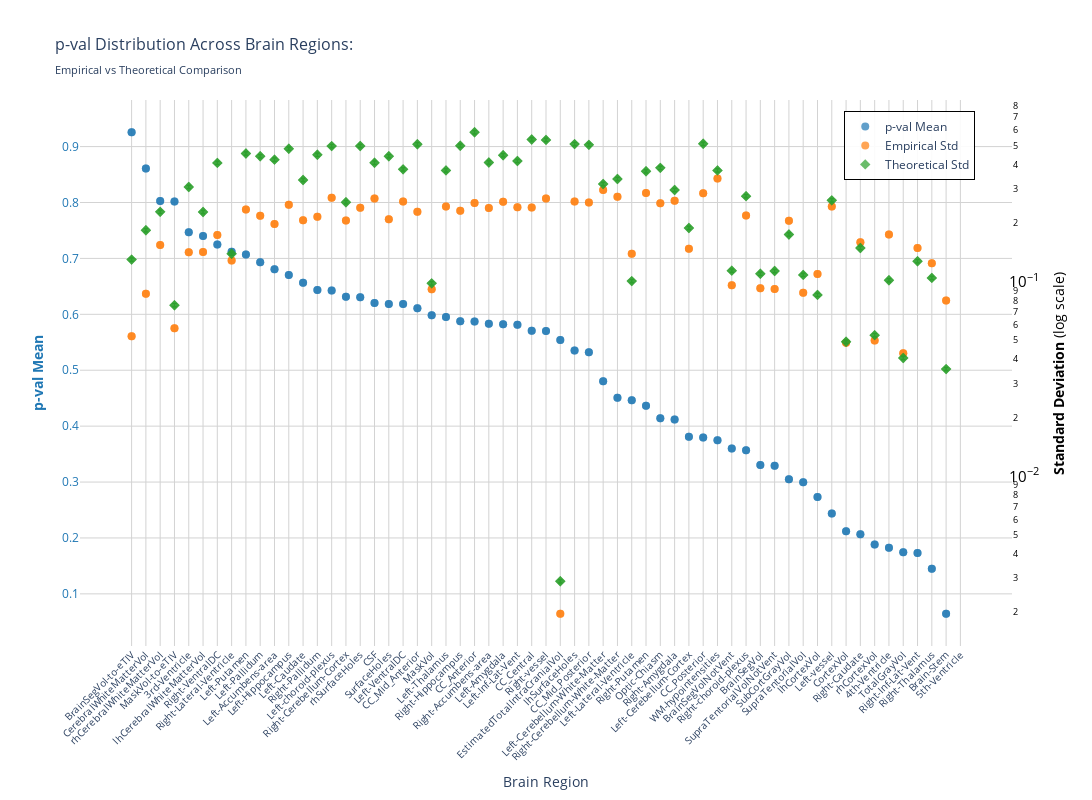
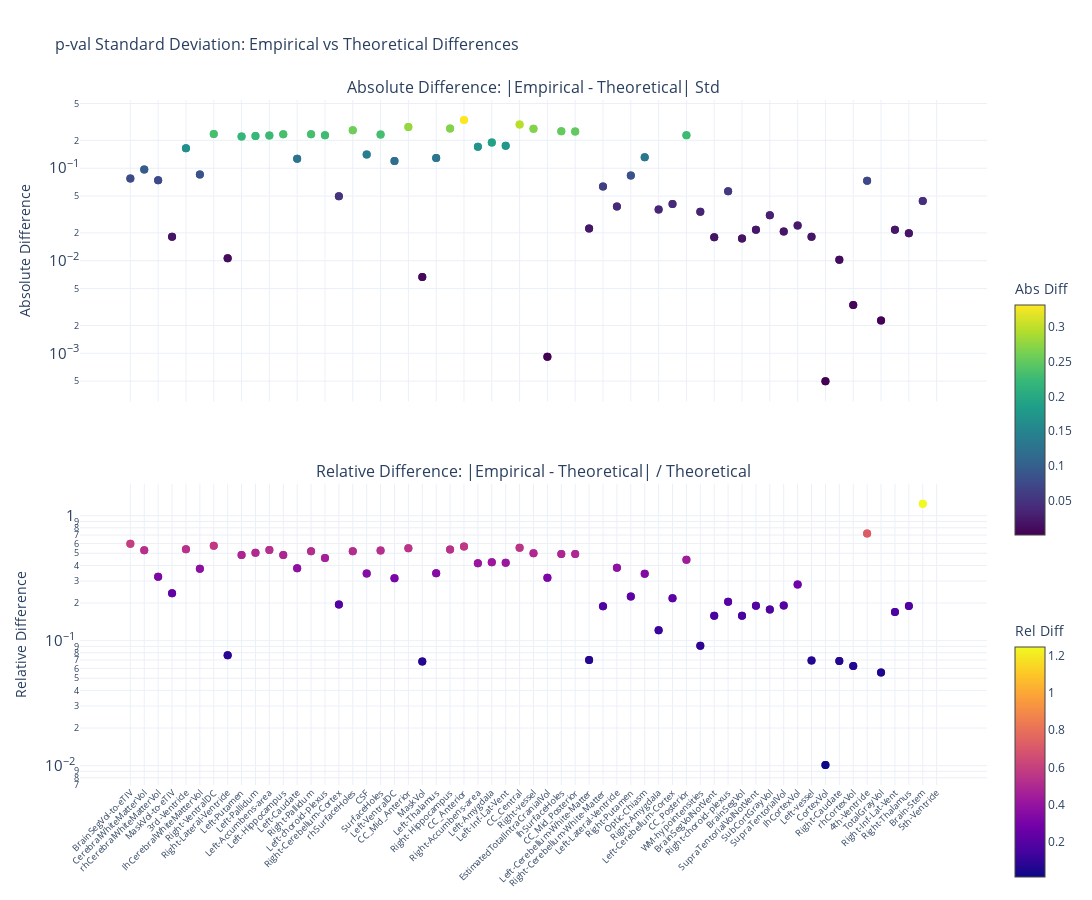

Here is the notebook cell these charts were saved with, in order:
### Markdown cell above
### p-value

### Code cell
nu_nav = df_navr[(df_navr["study"] == "longitudinal") & (df_navr["group"] == "HC-PD")]
data_path = stats_dir / f"partial_correlation_longitudinal_{METRIC}.parquet"
df, stats = get_test_stats(
    data_path, stat_functions_F, nu_nav, hemisphere=False, study="longitudinal"
)
show_figure(
    stats, hemisphere=False, stat_name="p-val", study="longitudinal", metric=METRIC
)

### Figure 1 — Plotly figure (JSON) as saved in the notebook; plotly's stock layout.template omitted (floating-point values rounded to 4 significant figures)
{"data": [{"hovertemplate": "<b>%{x}</b><br>Mean p-val: %{y:.2f}<br><extra></extra>", "marker": {"color": "#1f77b4", "opacity": 0.7, "size": 8}, "mode": "markers", "name": "p-val Mean", "type": "scatter", "x": ["BrainSegVol-to-eTIV", "BrainSegVol-to-eTIV", "CerebralWhiteMatterVol", "CerebralWhiteMatterVol", "rhCerebralWhiteMatterVol", "rhCerebralWhiteMatterVol", "MaskVol-to-eTIV", "MaskVol-to-eTIV", "3rd-Ventricle", "3rd-Ventricle", "lhCerebralWhiteMatterVol", "lhCerebralWhiteMatterVol", "Right-VentralDC", "Right-VentralDC", "Right-Lateral-Ventricle", "Right-Lateral-Ventricle", "Left-Putamen", "Left-Putamen", "Left-Pallidum", "Left-Pallidum", "Left-Accumbens-area", "Left-Accumbens-area", "Left-Hippocampus", "Left-Hippocampus", "Left-Caudate", "Left-Caudate", "Right-Pallidum", "Right-Pallidum", "Left-choroid-plexus", "Left-choroid-plexus", "Right-Cerebellum-Cortex", "Right-Cerebellum-Cortex", "rhSurfaceHoles", "rhSurfaceHoles", "CSF", "CSF", "SurfaceHoles", "SurfaceHoles", "Left-VentralDC", "Left-VentralDC", "CC_Mid_Anterior", "CC_Mid_Anterior", "MaskVol", "MaskVol", "Left-Thalamus", "Left-Thalamus", "Right-Hippocampus", "Right-Hippocampus", "CC_Anterior", "CC_Anterior", "Right-Accumbens-area", "Right-Accumbens-area", "Left-Amygdala", "Left-Amygdala", "Left-Inf-Lat-Vent", "Left-Inf-Lat-Vent", "CC_Central", "CC_Central", "Right-vessel", "Right-vessel", "EstimatedTotalIntraCranialVol", "EstimatedTotalIntraCranialVol", "lhSurfaceHoles", "lhSurfaceHoles", "CC_Mid_Posterior", "CC_Mid_Posterior", "Left-Cerebellum-White-Matter", "Left-Cerebellum-White-Matter", "Right-Cerebellum-White-Matter", "Right-Cerebellum-White-Matter", "Left-Lateral-Ventricle", "Left-Lateral-Ventricle", "Right-Putamen", "Right-Putamen", "Optic-Chiasm", "Optic-Chiasm", "Right-Amygdala", "Right-Amygdala", "Left-Cerebellum-Cortex", "Left-Cerebellum-Cortex", "CC_Posterior", "CC_Posterior", "WM-hypointensities", "WM-hypointensities", "BrainSegVolNotVent", "BrainSegVolNotVent", "Right-choroid-plexus", "Right-choroid-plexus", "BrainSegVol", "BrainSegVol", "SupraTentorialVolNotVent", "SupraTentorialVolNotVent", "SubCortGrayVol", "SubCortGrayVol", "SupraTentorialVol", "SupraTentorialVol", "lhCortexVol", "lhCortexVol", "Left-vessel", "Left-vessel", "CortexVol", "CortexVol", "Right-Caudate", "Right-Caudate", "rhCortexVol", "rhCortexVol", "4th-Ventricle", "4th-Ventricle", "TotalGrayVol", "TotalGrayVol", "Right-Inf-Lat-Vent", "Right-Inf-Lat-Vent", "Right-Thalamus", "Right-Thalamus", "Brain-Stem", "Brain-Stem", "5th-Ventricle", "5th-Ventricle"], "y": [0.9256, 0.9256, 0.8606, 0.8606, 0.8025, 0.8025, 0.8018, 0.8018, 0.7469, 0.7469, 0.74, 0.74, 0.7249, 0.7249, 0.7118, 0.7118, 0.7071, 0.7071, 0.6932, 0.6932, 0.6808, 0.6808, 0.6701, 0.6701, 0.6565, 0.6565, 0.6434, 0.6434, 0.6425, 0.6425, 0.6314, 0.6314, 0.6306, 0.6306, 0.6204, 0.6204, 0.6185, 0.6185, 0.6184, 0.6184, 0.6107, 0.6107, 0.5984, 0.5984, 0.5951, 0.5951, 0.5878, 0.5878, 0.5873, 0.5873, 0.5833, 0.5833, 0.5824, 0.5824, 0.5814, 0.5814, 0.5708, 0.5708, 0.5703, 0.5703, 0.5539, 0.5539, 0.5353, 0.5353, 0.532, 0.532, 0.4804, 0.4804, 0.4509, 0.4509, 0.4462, 0.4462, 0.4363, 0.4363, 0.4143, 0.4143, 0.412, 0.412, 0.3812, 0.3812, 0.3799, 0.3799, 0.3748, 0.3748, 0.3599, 0.3599, 0.3568, 0.3568, 0.3307, 0.3307, 0.3293, 0.3293, 0.3049, 0.3049, 0.2997, 0.2997, 0.2733, 0.2733, 0.2436, 0.2436, 0.2119, 0.2119, 0.2067, 0.2067, 0.1883, 0.1883, 0.1823, 0.1823, 0.1744, 0.1744, 0.1733, 0.1733, 0.145, 0.145, 0.06454, 0.06454, NaN, NaN], "yaxis": "y"}, {"hovertemplate": "<b>%{x}</b><br>Empirical Std: %{y:.3f}<br><extra></extra>", "marker": {"color": "#ff7f0e", "opacity": 0.7, "size": 8, "symbol": "circle"}, "mode": "markers", "name": "Empirical Std", "type": "scatter", "x": ["BrainSegVol-to-eTIV", "BrainSegVol-to-eTIV", "CerebralWhiteMatterVol", "CerebralWhiteMatterVol", "rhCerebralWhiteMatterVol", "rhCerebralWhiteMatterVol", "MaskVol-to-eTIV", "MaskVol-to-eTIV", "3rd-Ventricle", "3rd-Ventricle", "lhCerebralWhiteMatterVol", "lhCerebralWhiteMatterVol", "Right-VentralDC", "Right-VentralDC", "Right-Lateral-Ventricle", "Right-Lateral-Ventricle", "Left-Putamen", "Left-Putamen", "Left-Pallidum", "Left-Pallidum", "Left-Accumbens-area", "Left-Accumbens-area", "Left-Hippocampus", "Left-Hippocampus", "Left-Caudate", "Left-Caudate", "Right-Pallidum", "Right-Pallidum", "Left-choroid-plexus", "Left-choroid-plexus", "Right-Cerebellum-Cortex", "Right-Cerebellum-Cortex", "rhSurfaceHoles", "rhSurfaceHoles", "CSF", "CSF", "SurfaceHoles", "SurfaceHoles", "Left-VentralDC", "Left-VentralDC", "CC_Mid_Anterior", "CC_Mid_Anterior", "MaskVol", "MaskVol", "Left-Thalamus", "Left-Thalamus", "Right-Hippocampus", "Right-Hippocampus", "CC_Anterior", "CC_Anterior", "Right-Accumbens-area", "Right-Accumbens-area", "Left-Amygdala", "Left-Amygdala", "Left-Inf-Lat-Vent", "Left-Inf-Lat-Vent", "CC_Central", "CC_Central", "Right-vessel", "Right-vessel", "EstimatedTotalIntraCranialVol", "EstimatedTotalIntraCranialVol", "lhSurfaceHoles", "lhSurfaceHoles", "CC_Mid_Posterior", "CC_Mid_Posterior", "Left-Cerebellum-White-Matter", "Left-Cerebellum-White-Matter", "Right-Cerebellum-White-Matter", "Right-Cerebellum-White-Matter", "Left-Lateral-Ventricle", "Left-Lateral-Ventricle", "Right-Putamen", "Right-Putamen", "Optic-Chiasm", "Optic-Chiasm", "Right-Amygdala", "Right-Amygdala", "Left-Cerebellum-Cortex", "Left-Cerebellum-Cortex", "CC_Posterior", "CC_Posterior", "WM-hypointensities", "WM-hypointensities", "BrainSegVolNotVent", "BrainSegVolNotVent", "Right-choroid-plexus", "Right-choroid-plexus", "BrainSegVol", "BrainSegVol", "SupraTentorialVolNotVent", "SupraTentorialVolNotVent", "SubCortGrayVol", "SubCortGrayVol", "SupraTentorialVol", "SupraTentorialVol", "lhCortexVol", "lhCortexVol", "Left-vessel", "Left-vessel", "CortexVol", "CortexVol", "Right-Caudate", "Right-Caudate", "rhCortexVol", "rhCortexVol", "4th-Ventricle", "4th-Ventricle", "TotalGrayVol", "TotalGrayVol", "Right-Inf-Lat-Vent", "Right-Inf-Lat-Vent", "Right-Thalamus", "Right-Thalamus", "Brain-Stem", "Brain-Stem", "5th-Ventricle", "5th-Ventricle"], "y": [0.05234, 0.05234, 0.08659, 0.08659, 0.154, 0.154, 0.05757, 0.05757, 0.1416, 0.1416, 0.1421, 0.1421, 0.1736, 0.1736, 0.1285, 0.1285, 0.2348, 0.2348, 0.2178, 0.2178, 0.198, 0.198, 0.2484, 0.2484, 0.2066, 0.2066, 0.2154, 0.2154, 0.2695, 0.2695, 0.2061, 0.2061, 0.2395, 0.2395, 0.2676, 0.2676, 0.2091, 0.2091, 0.258, 0.258, 0.2289, 0.2289, 0.0913, 0.0913, 0.2434, 0.2434, 0.231, 0.231, 0.2536, 0.2536, 0.2386, 0.2386, 0.2569, 0.2569, 0.2413, 0.2413, 0.2402, 0.2402, 0.2671, 0.2671, 0.001968, 0.001968, 0.2577, 0.2577, 0.255, 0.255, 0.2953, 0.2953, 0.2733, 0.2733, 0.1392, 0.1392, 0.2854, 0.2854, 0.2525, 0.2525, 0.26, 0.26, 0.1476, 0.1476, 0.2841, 0.2841, 0.3389, 0.3389, 0.09586, 0.09586, 0.2186, 0.2186, 0.09235, 0.09235, 0.09176, 0.09176, 0.2058, 0.2058, 0.08761, 0.08761, 0.1095, 0.1095, 0.2434, 0.2434, 0.0486, 0.0486, 0.1592, 0.1592, 0.04977, 0.04977, 0.1747, 0.1747, 0.04281, 0.04281, 0.1489, 0.1489, 0.1243, 0.1243, 0.0799, 0.0799, NaN, NaN], "yaxis": "y2"}, {"error_y": {"array": [0.002578, 0.002578, 0.003649, 0.003649, 0.004535, 0.004535, 0.001504, 0.001504, 0.006087, 0.006087, 0.004526, 0.004526, 0.008095, 0.008095, 0.002764, 0.002764, 0.009043, 0.009043, 0.008753, 0.008753, 0.008412, 0.008412, 0.009571, 0.009571, 0.006615, 0.006615, 0.008906, 0.008906, 0.009873, 0.009873, 0.005083, 0.005083, 0.009886, 0.009886, 0.008114, 0.008114, 0.008757, 0.008757, 0.007498, 0.007498, 0.01009, 0.01009, 0.001947, 0.001947, 0.007405, 0.007405, 0.009915, 0.009915, 0.01162, 0.01162, 0.008136, 0.008136, 0.008864, 0.008864, 0.008281, 0.008281, 0.01068, 0.01068, 0.01062, 0.01062, 5.738e-05, 5.738e-05, 0.01011, 0.01011, 0.01002, 0.01002, 0.006311, 0.006311, 0.006691, 0.006691, 0.001999, 0.001999, 0.007328, 0.007328, 0.007633, 0.007633, 0.005876, 0.005876, 0.00375, 0.00375, 0.01014, 0.01014, 0.007406, 0.007406, 0.002262, 0.002262, 0.005461, 0.005461, 0.00218, 0.00218, 0.002252, 0.002252, 0.003471, 0.003471, 0.002152, 0.002152, 0.001698, 0.001698, 0.005197, 0.005197, 0.0009755, 0.0009755, 0.002959, 0.002959, 0.001055, 0.001055, 0.002019, 0.002019, 0.0008058, 0.0008058, 0.002529, 0.002529, 0.002076, 0.002076, 0.0007062, 0.0007062, NaN, NaN], "arrayminus": [0.002527, 0.002527, 0.003577, 0.003577, 0.004445, 0.004445, 0.001474, 0.001474, 0.005967, 0.005967, 0.004437, 0.004437, 0.007935, 0.007935, 0.002709, 0.002709, 0.008863, 0.008863, 0.008579, 0.008579, 0.008245, 0.008245, 0.009381, 0.009381, 0.006484, 0.006484, 0.008729, 0.008729, 0.009677, 0.009677, 0.004983, 0.004983, 0.00969, 0.00969, 0.007953, 0.007953, 0.008583, 0.008583, 0.007349, 0.007349, 0.009885, 0.009885, 0.001908, 0.001908, 0.007259, 0.007259, 0.009719, 0.009719, 0.01139, 0.01139, 0.007974, 0.007974, 0.008688, 0.008688, 0.008116, 0.008116, 0.01047, 0.01047, 0.01041, 0.01041, 5.624e-05, 5.624e-05, 0.009909, 0.009909, 0.009822, 0.009822, 0.006186, 0.006186, 0.006558, 0.006558, 0.00196, 0.00196, 0.007182, 0.007182, 0.007481, 0.007481, 0.00576, 0.00576, 0.003675, 0.003675, 0.009943, 0.009943, 0.007259, 0.007259, 0.002217, 0.002217, 0.005352, 0.005352, 0.002137, 0.002137, 0.002207, 0.002207, 0.003402, 0.003402, 0.002109, 0.002109, 0.001665, 0.001665, 0.005094, 0.005094, 0.0009561, 0.0009561, 0.002901, 0.002901, 0.001034, 0.001034, 0.001979, 0.001979, 0.0007898, 0.0007898, 0.002479, 0.002479, 0.002035, 0.002035, 0.0006922, 0.0006922, NaN, NaN], "color": "#2ca02c", "thickness": 1, "type": "data", "visible": true, "width": 2}, "hovertemplate": "<b>%{x}</b><br>Theoretical Std: %{y:.3f}<br><extra></extra>", "marker": {"color": "#2ca02c", "opacity": 0.7, "size": 8, "symbol": "diamond"}, "mode": "markers", "name": "Theoretical Std", "type": "scatter", "x": ["BrainSegVol-to-eTIV", "BrainSegVol-to-eTIV", "CerebralWhiteMatterVol", "CerebralWhiteMatterVol", "rhCerebralWhiteMatterVol", "rhCerebralWhiteMatterVol", "MaskVol-to-eTIV", "MaskVol-to-eTIV", "3rd-Ventricle", "3rd-Ventricle", "lhCerebralWhiteMatterVol", "lhCerebralWhiteMatterVol", "Right-VentralDC", "Right-VentralDC", "Right-Lateral-Ventricle", "Right-Lateral-Ventricle", "Left-Putamen", "Left-Putamen", "Left-Pallidum", "Left-Pallidum", "Left-Accumbens-area", "Left-Accumbens-area", "Left-Hippocampus", "Left-Hippocampus", "Left-Caudate", "Left-Caudate", "Right-Pallidum", "Right-Pallidum", "Left-choroid-plexus", "Left-choroid-plexus", "Right-Cerebellum-Cortex", "Right-Cerebellum-Cortex", "rhSurfaceHoles", "rhSurfaceHoles", "CSF", "CSF", "SurfaceHoles", "SurfaceHoles", "Left-VentralDC", "Left-VentralDC", "CC_Mid_Anterior", "CC_Mid_Anterior", "MaskVol", "MaskVol", "Left-Thalamus", "Left-Thalamus", "Right-Hippocampus", "Right-Hippocampus", "CC_Anterior", "CC_Anterior", "Right-Accumbens-area", "Right-Accumbens-area", "Left-Amygdala", "Left-Amygdala", "Left-Inf-Lat-Vent", "Left-Inf-Lat-Vent", "CC_Central", "CC_Central", "Right-vessel", "Right-vessel", "EstimatedTotalIntraCranialVol", "EstimatedTotalIntraCranialVol", "lhSurfaceHoles", "lhSurfaceHoles", "CC_Mid_Posterior", "CC_Mid_Posterior", "Left-Cerebellum-White-Matter", "Left-Cerebellum-White-Matter", "Right-Cerebellum-White-Matter", "Right-Cerebellum-White-Matter", "Left-Lateral-Ventricle", "Left-Lateral-Ventricle", "Right-Putamen", "Right-Putamen", "Optic-Chiasm", "Optic-Chiasm", "Right-Amygdala", "Right-Amygdala", "Left-Cerebellum-Cortex", "Left-Cerebellum-Cortex", "CC_Posterior", "CC_Posterior", "WM-hypointensities", "WM-hypointensities", "BrainSegVolNotVent", "BrainSegVolNotVent", "Right-choroid-plexus", "Right-choroid-plexus", "BrainSegVol", "BrainSegVol", "SupraTentorialVolNotVent", "SupraTentorialVolNotVent", "SubCortGrayVol", "SubCortGrayVol", "SupraTentorialVol", "SupraTentorialVol", "lhCortexVol", "lhCortexVol", "Left-vessel", "Left-vessel", "CortexVol", "CortexVol", "Right-Caudate", "Right-Caudate", "rhCortexVol", "rhCortexVol", "4th-Ventricle", "4th-Ventricle", "TotalGrayVol", "TotalGrayVol", "Right-Inf-Lat-Vent", "Right-Inf-Lat-Vent", "Right-Thalamus", "Right-Thalamus", "Brain-Stem", "Brain-Stem", "5th-Ventricle", "5th-Ventricle"], "y": [0.1297, 0.1297, 0.1837, 0.1837, 0.2282, 0.2282, 0.07569, 0.07569, 0.3064, 0.3064, 0.2278, 0.2278, 0.4074, 0.4074, 0.1391, 0.1391, 0.4551, 0.4551, 0.4405, 0.4405, 0.4234, 0.4234, 0.4817, 0.4817, 0.3329, 0.3329, 0.4482, 0.4482, 0.4969, 0.4969, 0.2558, 0.2558, 0.4975, 0.4975, 0.4084, 0.4084, 0.4407, 0.4407, 0.3774, 0.3774, 0.5076, 0.5076, 0.09797, 0.09797, 0.3727, 0.3727, 0.499, 0.499, 0.585, 0.585, 0.4094, 0.4094, 0.4461, 0.4461, 0.4168, 0.4168, 0.5376, 0.5376, 0.5347, 0.5347, 0.002888, 0.002888, 0.5088, 0.5088, 0.5043, 0.5043, 0.3176, 0.3176, 0.3367, 0.3367, 0.1006, 0.1006, 0.3688, 0.3688, 0.3841, 0.3841, 0.2957, 0.2957, 0.1887, 0.1887, 0.5106, 0.5106, 0.3727, 0.3727, 0.1139, 0.1139, 0.2748, 0.2748, 0.1097, 0.1097, 0.1133, 0.1133, 0.1747, 0.1747, 0.1083, 0.1083, 0.08547, 0.08547, 0.2616, 0.2616, 0.04909, 0.04909, 0.1489, 0.1489, 0.0531, 0.0531, 0.1016, 0.1016, 0.04055, 0.04055, 0.1273, 0.1273, 0.1045, 0.1045, 0.03554, 0.03554, NaN, NaN], "yaxis": "y2"}], "layout": {"height": 800, "hovermode": "x", "legend": {"bgcolor": "rgba(255, 255, 255, 0.9)", "bordercolor": "black", "borderwidth": 1, "font": {"size": 12}, "orientation": "v", "x": 0.82, "y": 0.98}, "title": {"font": {"size": 16}, "text": "p-val Distribution Across Brain Regions:<br><sub>Empirical vs Theoretical Comparison</sub>"}, "width": 1400, "xaxis": {"gridcolor": "lightgray", "showgrid": true, "tickangle": -45, "tickfont": {"size": 10}, "title": {"text": "Brain Region"}}, "yaxis": {"gridcolor": "lightgray", "showgrid": true, "side": "left", "tickfont": {"color": "#1f77b4"}, "title": {"font": {"color": "#1f77b4"}, "text": "<b>p-val Mean</b>"}}, "yaxis2": {"exponentformat": "power", "overlaying": "y", "showgrid": false, "side": "right", "tickfont": {"color": "black"}, "title": {"font": {"color": "black"}, "text": "<b>Standard Deviation</b> (log scale)"}, "type": "log"}}}

### Figure 2 — Plotly figure (JSON) as saved in the notebook; plotly's stock layout.template omitted (floating-point values rounded to 4 significant figures)
{"data": [{"hovertemplate": "<b>%{x}</b><br>Abs Diff: %{y:.4f}<br><extra></extra>", "marker": {"color": [0.07739, 0.07739, 0.09707, 0.09707, 0.0742, 0.0742, 0.01812, 0.01812, 0.1647, 0.1647, 0.08569, 0.08569, 0.2338, 0.2338, 0.01062, 0.01062, 0.2204, 0.2204, 0.2227, 0.2227, 0.2254, 0.2254, 0.2333, 0.2333, 0.1263, 0.1263, 0.2328, 0.2328, 0.2274, 0.2274, 0.04978, 0.04978, 0.258, 0.258, 0.1408, 0.1408, 0.2316, 0.2316, 0.1193, 0.1193, 0.2787, 0.2787, 0.006666, 0.006666, 0.1293, 0.1293, 0.268, 0.268, 0.3314, 0.3314, 0.1708, 0.1708, 0.1892, 0.1892, 0.1754, 0.1754, 0.2974, 0.2974, 0.2676, 0.2676, 0.0009194, 0.0009194, 0.2511, 0.2511, 0.2493, 0.2493, 0.02229, 0.02229, 0.0634, 0.0634, 0.0386, 0.0386, 0.08334, 0.08334, 0.1316, 0.1316, 0.03579, 0.03579, 0.04115, 0.04115, 0.2264, 0.2264, 0.03387, 0.03387, 0.01799, 0.01799, 0.05622, 0.05622, 0.01736, 0.01736, 0.02158, 0.02158, 0.03108, 0.03108, 0.02067, 0.02067, 0.02408, 0.02408, 0.01818, 0.01818, 0.0004973, 0.0004973, 0.01023, 0.01023, 0.003322, 0.003322, 0.07308, 0.07308, 0.00226, 0.00226, 0.02162, 0.02162, 0.01978, 0.01978, 0.04436, 0.04436, NaN, NaN], "colorbar": {"len": 0.4, "title": {"text": "Abs Diff"}, "y": 0.75, "yanchor": "top"}, "colorscale": [[0, "#440154"], [0.1111, "#482878"], [0.2222, "#3e4989"], [0.3333, "#31688e"], [0.4444, "#26828e"], [0.5556, "#1f9e89"], [0.6667, "#35b779"], [0.7778, "#6ece58"], [0.8889, "#b5de2b"], [1, "#fde725"]], "showscale": true, "size": 8}, "mode": "markers", "name": "Absolute", "type": "scatter", "x": ["BrainSegVol-to-eTIV", "BrainSegVol-to-eTIV", "CerebralWhiteMatterVol", "CerebralWhiteMatterVol", "rhCerebralWhiteMatterVol", "rhCerebralWhiteMatterVol", "MaskVol-to-eTIV", "MaskVol-to-eTIV", "3rd-Ventricle", "3rd-Ventricle", "lhCerebralWhiteMatterVol", "lhCerebralWhiteMatterVol", "Right-VentralDC", "Right-VentralDC", "Right-Lateral-Ventricle", "Right-Lateral-Ventricle", "Left-Putamen", "Left-Putamen", "Left-Pallidum", "Left-Pallidum", "Left-Accumbens-area", "Left-Accumbens-area", "Left-Hippocampus", "Left-Hippocampus", "Left-Caudate", "Left-Caudate", "Right-Pallidum", "Right-Pallidum", "Left-choroid-plexus", "Left-choroid-plexus", "Right-Cerebellum-Cortex", "Right-Cerebellum-Cortex", "rhSurfaceHoles", "rhSurfaceHoles", "CSF", "CSF", "SurfaceHoles", "SurfaceHoles", "Left-VentralDC", "Left-VentralDC", "CC_Mid_Anterior", "CC_Mid_Anterior", "MaskVol", "MaskVol", "Left-Thalamus", "Left-Thalamus", "Right-Hippocampus", "Right-Hippocampus", "CC_Anterior", "CC_Anterior", "Right-Accumbens-area", "Right-Accumbens-area", "Left-Amygdala", "Left-Amygdala", "Left-Inf-Lat-Vent", "Left-Inf-Lat-Vent", "CC_Central", "CC_Central", "Right-vessel", "Right-vessel", "EstimatedTotalIntraCranialVol", "EstimatedTotalIntraCranialVol", "lhSurfaceHoles", "lhSurfaceHoles", "CC_Mid_Posterior", "CC_Mid_Posterior", "Left-Cerebellum-White-Matter", "Left-Cerebellum-White-Matter", "Right-Cerebellum-White-Matter", "Right-Cerebellum-White-Matter", "Left-Lateral-Ventricle", "Left-Lateral-Ventricle", "Right-Putamen", "Right-Putamen", "Optic-Chiasm", "Optic-Chiasm", "Right-Amygdala", "Right-Amygdala", "Left-Cerebellum-Cortex", "Left-Cerebellum-Cortex", "CC_Posterior", "CC_Posterior", "WM-hypointensities", "WM-hypointensities", "BrainSegVolNotVent", "BrainSegVolNotVent", "Right-choroid-plexus", "Right-choroid-plexus", "BrainSegVol", "BrainSegVol", "SupraTentorialVolNotVent", "SupraTentorialVolNotVent", "SubCortGrayVol", "SubCortGrayVol", "SupraTentorialVol", "SupraTentorialVol", "lhCortexVol", "lhCortexVol", "Left-vessel", "Left-vessel", "CortexVol", "CortexVol", "Right-Caudate", "Right-Caudate", "rhCortexVol", "rhCortexVol", "4th-Ventricle", "4th-Ventricle", "TotalGrayVol", "TotalGrayVol", "Right-Inf-Lat-Vent", "Right-Inf-Lat-Vent", "Right-Thalamus", "Right-Thalamus", "Brain-Stem", "Brain-Stem", "5th-Ventricle", "5th-Ventricle"], "xaxis": "x", "y": [0.07739, 0.07739, 0.09707, 0.09707, 0.0742, 0.0742, 0.01812, 0.01812, 0.1647, 0.1647, 0.08569, 0.08569, 0.2338, 0.2338, 0.01062, 0.01062, 0.2204, 0.2204, 0.2227, 0.2227, 0.2254, 0.2254, 0.2333, 0.2333, 0.1263, 0.1263, 0.2328, 0.2328, 0.2274, 0.2274, 0.04978, 0.04978, 0.258, 0.258, 0.1408, 0.1408, 0.2316, 0.2316, 0.1193, 0.1193, 0.2787, 0.2787, 0.006666, 0.006666, 0.1293, 0.1293, 0.268, 0.268, 0.3314, 0.3314, 0.1708, 0.1708, 0.1892, 0.1892, 0.1754, 0.1754, 0.2974, 0.2974, 0.2676, 0.2676, 0.0009194, 0.0009194, 0.2511, 0.2511, 0.2493, 0.2493, 0.02229, 0.02229, 0.0634, 0.0634, 0.0386, 0.0386, 0.08334, 0.08334, 0.1316, 0.1316, 0.03579, 0.03579, 0.04115, 0.04115, 0.2264, 0.2264, 0.03387, 0.03387, 0.01799, 0.01799, 0.05622, 0.05622, 0.01736, 0.01736, 0.02158, 0.02158, 0.03108, 0.03108, 0.02067, 0.02067, 0.02408, 0.02408, 0.01818, 0.01818, 0.0004973, 0.0004973, 0.01023, 0.01023, 0.003322, 0.003322, 0.07308, 0.07308, 0.00226, 0.00226, 0.02162, 0.02162, 0.01978, 0.01978, 0.04436, 0.04436, NaN, NaN], "yaxis": "y"}, {"hovertemplate": "<b>%{x}</b><br>Rel Diff: %{y:.2%}<br><extra></extra>", "marker": {"color": [0.5965, 0.5965, 0.5285, 0.5285, 0.3251, 0.3251, 0.2394, 0.2394, 0.5377, 0.5377, 0.3762, 0.3762, 0.5738, 0.5738, 0.07632, 0.07632, 0.4842, 0.4842, 0.5055, 0.5055, 0.5324, 0.5324, 0.4843, 0.4843, 0.3794, 0.3794, 0.5194, 0.5194, 0.4576, 0.4576, 0.1946, 0.1946, 0.5186, 0.5186, 0.3448, 0.3448, 0.5255, 0.5255, 0.3162, 0.3162, 0.5491, 0.5491, 0.06805, 0.06805, 0.347, 0.347, 0.537, 0.537, 0.5665, 0.5665, 0.4172, 0.4172, 0.4241, 0.4241, 0.4209, 0.4209, 0.5532, 0.5532, 0.5005, 0.5005, 0.3184, 0.3184, 0.4935, 0.4935, 0.4944, 0.4944, 0.07017, 0.07017, 0.1883, 0.1883, 0.3836, 0.3836, 0.226, 0.226, 0.3427, 0.3427, 0.121, 0.121, 0.2181, 0.2181, 0.4435, 0.4435, 0.09087, 0.09087, 0.158, 0.158, 0.2046, 0.2046, 0.1582, 0.1582, 0.1904, 0.1904, 0.1779, 0.1779, 0.1909, 0.1909, 0.2817, 0.2817, 0.0695, 0.0695, 0.01013, 0.01013, 0.06868, 0.06868, 0.06257, 0.06257, 0.719, 0.719, 0.05572, 0.05572, 0.1698, 0.1698, 0.1893, 0.1893, 1.248, 1.248, NaN, NaN], "colorbar": {"len": 0.4, "title": {"text": "Rel Diff"}, "y": 0.25, "yanchor": "top"}, "colorscale": [[0, "#0d0887"], [0.1111, "#46039f"], [0.2222, "#7201a8"], [0.3333, "#9c179e"], [0.4444, "#bd3786"], [0.5556, "#d8576b"], [0.6667, "#ed7953"], [0.7778, "#fb9f3a"], [0.8889, "#fdca26"], [1, "#f0f921"]], "showscale": true, "size": 8}, "mode": "markers", "name": "Relative", "type": "scatter", "x": ["BrainSegVol-to-eTIV", "BrainSegVol-to-eTIV", "CerebralWhiteMatterVol", "CerebralWhiteMatterVol", "rhCerebralWhiteMatterVol", "rhCerebralWhiteMatterVol", "MaskVol-to-eTIV", "MaskVol-to-eTIV", "3rd-Ventricle", "3rd-Ventricle", "lhCerebralWhiteMatterVol", "lhCerebralWhiteMatterVol", "Right-VentralDC", "Right-VentralDC", "Right-Lateral-Ventricle", "Right-Lateral-Ventricle", "Left-Putamen", "Left-Putamen", "Left-Pallidum", "Left-Pallidum", "Left-Accumbens-area", "Left-Accumbens-area", "Left-Hippocampus", "Left-Hippocampus", "Left-Caudate", "Left-Caudate", "Right-Pallidum", "Right-Pallidum", "Left-choroid-plexus", "Left-choroid-plexus", "Right-Cerebellum-Cortex", "Right-Cerebellum-Cortex", "rhSurfaceHoles", "rhSurfaceHoles", "CSF", "CSF", "SurfaceHoles", "SurfaceHoles", "Left-VentralDC", "Left-VentralDC", "CC_Mid_Anterior", "CC_Mid_Anterior", "MaskVol", "MaskVol", "Left-Thalamus", "Left-Thalamus", "Right-Hippocampus", "Right-Hippocampus", "CC_Anterior", "CC_Anterior", "Right-Accumbens-area", "Right-Accumbens-area", "Left-Amygdala", "Left-Amygdala", "Left-Inf-Lat-Vent", "Left-Inf-Lat-Vent", "CC_Central", "CC_Central", "Right-vessel", "Right-vessel", "EstimatedTotalIntraCranialVol", "EstimatedTotalIntraCranialVol", "lhSurfaceHoles", "lhSurfaceHoles", "CC_Mid_Posterior", "CC_Mid_Posterior", "Left-Cerebellum-White-Matter", "Left-Cerebellum-White-Matter", "Right-Cerebellum-White-Matter", "Right-Cerebellum-White-Matter", "Left-Lateral-Ventricle", "Left-Lateral-Ventricle", "Right-Putamen", "Right-Putamen", "Optic-Chiasm", "Optic-Chiasm", "Right-Amygdala", "Right-Amygdala", "Left-Cerebellum-Cortex", "Left-Cerebellum-Cortex", "CC_Posterior", "CC_Posterior", "WM-hypointensities", "WM-hypointensities", "BrainSegVolNotVent", "BrainSegVolNotVent", "Right-choroid-plexus", "Right-choroid-plexus", "BrainSegVol", "BrainSegVol", "SupraTentorialVolNotVent", "SupraTentorialVolNotVent", "SubCortGrayVol", "SubCortGrayVol", "SupraTentorialVol", "SupraTentorialVol", "lhCortexVol", "lhCortexVol", "Left-vessel", "Left-vessel", "CortexVol", "CortexVol", "Right-Caudate", "Right-Caudate", "rhCortexVol", "rhCortexVol", "4th-Ventricle", "4th-Ventricle", "TotalGrayVol", "TotalGrayVol", "Right-Inf-Lat-Vent", "Right-Inf-Lat-Vent", "Right-Thalamus", "Right-Thalamus", "Brain-Stem", "Brain-Stem", "5th-Ventricle", "5th-Ventricle"], "xaxis": "x2", "y": [0.5965, 0.5965, 0.5285, 0.5285, 0.3251, 0.3251, 0.2394, 0.2394, 0.5377, 0.5377, 0.3762, 0.3762, 0.5738, 0.5738, 0.07632, 0.07632, 0.4842, 0.4842, 0.5055, 0.5055, 0.5324, 0.5324, 0.4843, 0.4843, 0.3794, 0.3794, 0.5194, 0.5194, 0.4576, 0.4576, 0.1946, 0.1946, 0.5186, 0.5186, 0.3448, 0.3448, 0.5255, 0.5255, 0.3162, 0.3162, 0.5491, 0.5491, 0.06805, 0.06805, 0.347, 0.347, 0.537, 0.537, 0.5665, 0.5665, 0.4172, 0.4172, 0.4241, 0.4241, 0.4209, 0.4209, 0.5532, 0.5532, 0.5005, 0.5005, 0.3184, 0.3184, 0.4935, 0.4935, 0.4944, 0.4944, 0.07017, 0.07017, 0.1883, 0.1883, 0.3836, 0.3836, 0.226, 0.226, 0.3427, 0.3427, 0.121, 0.121, 0.2181, 0.2181, 0.4435, 0.4435, 0.09087, 0.09087, 0.158, 0.158, 0.2046, 0.2046, 0.1582, 0.1582, 0.1904, 0.1904, 0.1779, 0.1779, 0.1909, 0.1909, 0.2817, 0.2817, 0.0695, 0.0695, 0.01013, 0.01013, 0.06868, 0.06868, 0.06257, 0.06257, 0.719, 0.719, 0.05572, 0.05572, 0.1698, 0.1698, 0.1893, 0.1893, 1.248, 1.248, NaN, NaN], "yaxis": "y2"}], "layout": {"annotations": [{"font": {"size": 16}, "showarrow": false, "text": "Absolute Difference: |Empirical - Theoretical| Std", "x": 0.5, "xanchor": "center", "xref": "paper", "y": 1, "yanchor": "bottom", "yref": "paper"}, {"font": {"size": 16}, "showarrow": false, "text": "Relative Difference: |Empirical - Theoretical| / Theoretical", "x": 0.5, "xanchor": "center", "xref": "paper", "y": 0.44, "yanchor": "bottom", "yref": "paper"}], "height": 900, "hovermode": "x unified", "showlegend": false, "title": {"font": {"size": 16}, "text": "p-val Standard Deviation: Empirical vs Theoretical Differences"}, "width": 1400, "xaxis": {"anchor": "y", "domain": [0, 1], "showticklabels": false}, "xaxis2": {"anchor": "y2", "domain": [0, 1], "tickangle": -45, "tickfont": {"size": 9}}, "yaxis": {"anchor": "x", "domain": [0.56, 1], "exponentformat": "power", "title": {"text": "Absolute Difference"}, "type": "log"}, "yaxis2": {"anchor": "x2", "domain": [0, 0.44], "exponentformat": "power", "title": {"text": "Relative Difference"}, "type": "log"}}}
